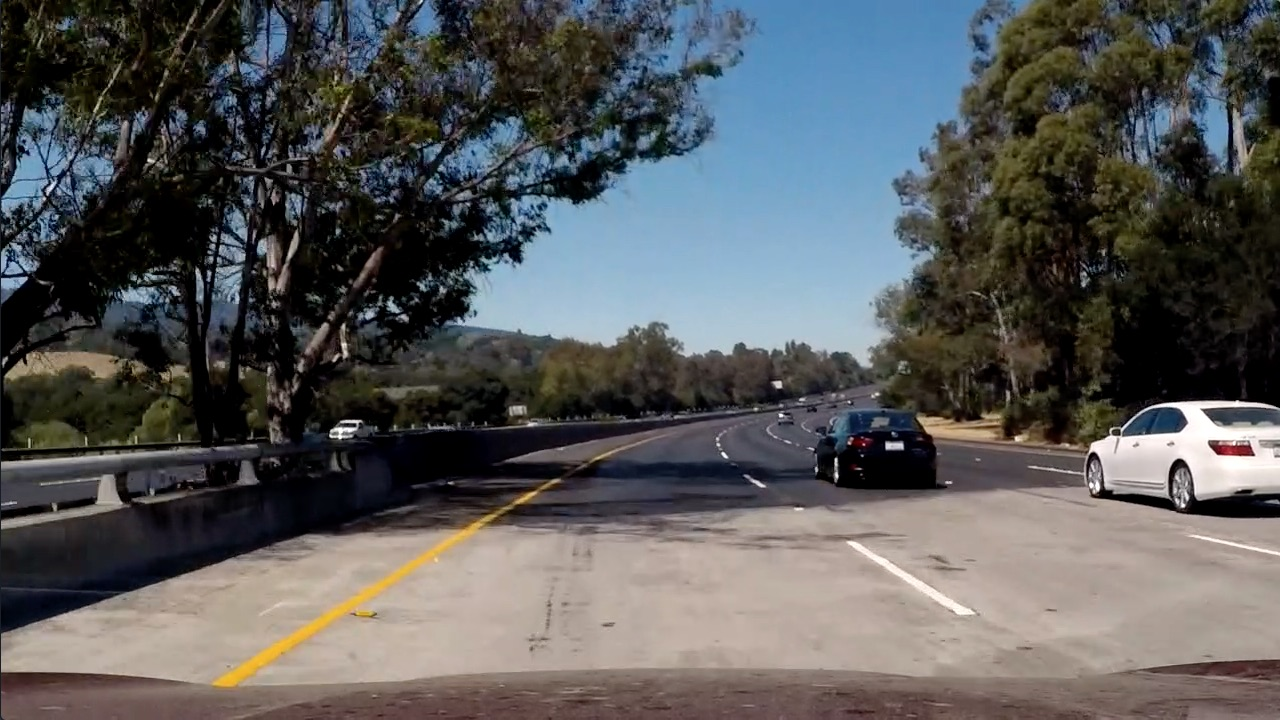
#> input picture test_images/test5.jpg, 1280 x 720 px
$ jupyter execute --allow-errors CARND-VehicleDetection-V2.ipynb   (shell and % lines are left out)   (older library calls are emulated)
#> lines starting #> are read from the running program, lines starting #| are printed output that depends on the picture; after the words box and inside, x2 and y2 are one past the last pixel; in counts of white or black regions, pixels touching at a corner belong together
[cell 1]
import matplotlib.image as mpimg
import matplotlib.pyplot as plt
import numpy as np
import os
import cv2
import glob
import time
from sklearn.svm import LinearSVC
from sklearn.preprocessing import StandardScaler
from sklearn.model_selection import train_test_split
from skimage.feature import hog
from scipy.ndimage.measurements import label

# CRITERIA 1: Provide a Writeup / README that includes all the rubric points and how you addressed each one. You can submit your writeup as markdown or pdf.

## ANSWER: All the files used for the project are in the current Repository. The writeup is this current file. I have tried my best to make it easily readable. All the answers to the criteria mentioned in project Rubric are answered by "ANSWER:" heading.

[cell 2]
###All the Functions used are in this cell

# [93 lines left out: functions bin_spatial, color_hist, single_img_features, search_windows, not called in this run]

def slide_window(img, x_start_stop=[None, None], y_start_stop_Array = [5,10],
                    xy_window_Array=[64,64], xy_overlap=(0.5, 0.5)):
    # If x and/or y start/stop positions not defined, set to image size
    xy_window = [10,10]
    window_list = []
    y_start_stop= [10,20]

    for i in range(3):
        y_start_stop[0] = y_start_stop_Array[i][0]
        y_start_stop[1] = y_start_stop_Array[i][1]

        xy_window[0] = xy_window_Array[i][0]
        xy_window[1] = xy_window_Array[i][1]

        if x_start_stop[0] == None:
            x_start_stop[0] = 0
        if x_start_stop[1] == None:
            x_start_stop[1] = img.shape[1]
        if y_start_stop[0] == None:
            y_start_stop[0] = 0
        if y_start_stop[1] == None:
            y_start_stop[1] = img.shape[0]
        # Compute the span of the region to be searched
        xspan = x_start_stop[1] - x_start_stop[0]
        yspan = y_start_stop[1] - y_start_stop[0]
        # Compute the number of pixels per step in x/y
        nx_pix_per_step = np.int(xy_window[0]*(1 - xy_overlap[0]))
        ny_pix_per_step = np.int(xy_window[1]*(1 - xy_overlap[1]))
        # Compute the number of windows in x/y
        nx_buffer = np.int(xy_window[0]*(xy_overlap[0]))
        ny_buffer = np.int(xy_window[1]*(xy_overlap[1]))
        nx_windows = np.int((xspan-nx_buffer)/nx_pix_per_step)
        ny_windows = np.int((yspan-ny_buffer)/ny_pix_per_step)
        # Initialize a list to append window positions to

        # Loop through finding x and y window positions
        # Note: you could vectorize this step, but in practice
        # you'll be considering windows one by one with your
        # classifier, so looping makes sense
        for ys in range(ny_windows):
            for xs in range(nx_windows):
                # Calculate window position
                startx = xs*nx_pix_per_step + x_start_stop[0]
                endx = startx + xy_window[0]
                starty = ys*ny_pix_per_step + y_start_stop[0]
                endy = starty + xy_window[1]
                # Append window position to list
                window_list.append(((startx, starty), (endx, endy)))

        # Return the list of windows
    return window_list

def draw_boxes(img, bboxes, color=(0, 0, 255), thick=6):
    # Make a copy of the image
    imcopy = np.copy(img)
    # Iterate through the bounding boxes
    for bbox in bboxes:
        # Draw a rectangle given bbox coordinates
        cv2.rectangle(imcopy, bbox[0], bbox[1], color, thick)
    # Return the image copy with boxes drawn
    return imcopy

# [18 lines left out: function get_hog_features, not called in this run]

def extract_features(imgs, colorspace='RGB', spatial_size=(32, 32),
                        hist_bins=32, orient=9,
                        pix_per_cell=8, cell_per_block=1, hog_channel='ALL',
                        spatial_feat=True, hist_feat=True, hog_feat=True):
    # Create a list to append feature vectors to
    features = []
    # Iterate through the list of images
    for file in imgs:
        file_features = []
        # Read in each one by one
        image = mpimg.imread(file)

        # apply color conversion if other than 'RGB'
        if colorspace != 'RGB':
            if colorspace == 'HSV':
                feature_image = cv2.cvtColor(image, cv2.COLOR_RGB2HSV)
            elif colorspace == 'LUV':
                feature_image = cv2.cvtColor(image, cv2.COLOR_RGB2LUV)
            elif colorspace == 'HLS':
                feature_image = cv2.cvtColor(image, cv2.COLOR_RGB2HLS)
            elif colorspace == 'YUV':
                feature_image = cv2.cvtColor(image, cv2.COLOR_RGB2YUV)
            elif colorspace == 'YCrCb':
                feature_image = cv2.cvtColor(image, cv2.COLOR_RGB2YCrCb)
        else: feature_image = np.copy(image)

        if spatial_feat == True:
            spatial_features = bin_spatial(feature_image, size=spatial_size)
            file_features.append(spatial_features)
        if hist_feat == True:
            # Apply color_hist()
            hist_features = color_hist(feature_image, nbins=hist_bins)
            file_features.append(hist_features)
        if hog_feat == True:
        # Call get_hog_features() with vis=False, feature_vec=True
            if hog_channel == 'ALL':
                hog_features = []
                for channel in range(feature_image.shape[2]):
                    hog_features.append(get_hog_features(feature_image[:,:,channel],
                                        orient, pix_per_cell, cell_per_block,
                                        vis=False, feature_vec=True))
                hog_features = np.ravel(hog_features)
            else:
                hog_features = get_hog_features(feature_image[:,:,hog_channel], orient,
                            pix_per_cell, cell_per_block, vis=False, feature_vec=True)
            # Append the new feature vector to the features list
            file_features.append(hog_features)
        features.append(np.concatenate(file_features))
    # Return list of feature vectors
    return features

# [106 lines left out: functions find_cars, convert_color, add_heat, apply_threshold, draw_labeled_bboxes, not called in this run]

#> (a cell that did not finish here is left out)

[cell 4]
### Look at Smallset
cars_SmallSet = list(glob.iglob(r'C:\Users\Siddarth\Desktop\Udacity\CarND-Vehicle-Detection-master\Datasets\vehicles_smallset/**/*.jpeg', recursive=True))
notcars_Smallset = list(glob.iglob(r'C:\Users\Siddarth\Desktop\Udacity\CarND-Vehicle-Detection-master\Datasets\non-vehicles_smallset/**/*.jpeg', recursive=True))
print ('Number of Vehicle Samples :', len(cars_SmallSet))
print ('Number of NonVehicle Samples :', len(notcars_Smallset))

# CRITERIA 2: Explain how (and identify where in your code) you extracted HOG features from the training images. Explain how you settled on your final choice of HOG parameters.

## ANSWER: The HOG features were extracted by the function get_hog_features in Cell 2. The parameters used for the HOG extraction are also specified below.

##         features, hog_image = hog(img, orientations=orient, pixels_per_cell=(pix_per_cell, pix_per_cell), cells_per_block=(cell_per_block, cell_per_block), transform_sqrt=True,              visualise=vis, feature_vector=feature_vec)

[cell 5]
VehicleFile = r'Datasets/vehicles_smallset/cars1/10.jpeg'
NonVehicleFile = r'Datasets/non-vehicles/Extras/extra1.png'
#> (the rest of this cell did not finish here and is left out)

## I Played around with different values of all these parameters. The list shows the values that I played around with.

## Particularly the color_space had quite a ahigh influence on the accuracy. The YCrCb color_space gave the best results. The SVC Accuracy is always 0.985 or better.

## The final parameters chosen are in the cell below.

[cell 6]
### Parameters for further simulation

colorspace = 'YCrCb'
#> colorspace = 'YCrCb'
orient = 9
cell_per_block = 2
hog_channel = 'ALL'
pix_per_cell = 8
spatial_size = (32,32) # Spatial binning dimensions
hist_bins = 32    # Number of histogram bins
spatial_feat = True # Spatial features on or off
hist_feat = True # Histogram features on or off
hog_feat = True # HOG features on or off
y_start_stop = [400, 656]
ystart = 400
ystop = 656
svc = LinearSVC()
y_start_stop_Array = [[400, 650],[400,500],[400,500]]

xy_window_Array= [[96,96],[75,75],[50,50]]

# CRITERIA 3. Describe how (and identify where in your code) you trained a classifier using your selected HOG features (and color features if you used them).
## ANSWER: The cells below describe the training process to classify HOG features. A Linear SVC and Standard Scaler were used to classify the HOG Features

X_train, X_test, y_train, y_test = train_test_split(
    scaled_X, y, test_size=0.2, random_state=rand_state)
svc = LinearSVC()
svc.fit(X_train, y_train)

This code does the job of training a aclassifier

[cell 7]
print ('HOG Channel,  pix_per_cell,  cell_per_block,  orient,  colorspace,  SVC Accuracy,  length of training,  time')

car_features = extract_features(cars_SmallSet, colorspace=colorspace, spatial_size=spatial_size, orient=orient,
                        pix_per_cell=pix_per_cell, cell_per_block=cell_per_block,
                        hog_channel=hog_channel, spatial_feat=spatial_feat, hist_feat=hist_feat, hog_feat=hog_feat)
#> car_features = []
notcar_features = extract_features(notcars_Smallset, colorspace=colorspace, spatial_size=spatial_size, orient=orient,
                        pix_per_cell=pix_per_cell, cell_per_block=cell_per_block,
                        hog_channel=hog_channel, spatial_feat=spatial_feat, hist_feat=hist_feat, hog_feat=hog_feat)
#> notcar_features = []

# Create an array stack of feature vectors
X = np.vstack((car_features, notcar_features)).astype(np.float64)
#> X = empty array
# Fit a per-column scaler
#> (the rest of this cell did not finish here and is left out)

# CRITERIA 4: Describe how (and identify where in your code) you implemented a sliding window search. How did you decide what scales to search and how much to overlap windows?

## ANSWER: The cell below shows the plot of sliding windows. I chose three window sizes at varying y_start and y_stop values. The array is as follows.

## y_start_stop_Array = [[400, 650],[400,500],[400,500]]

## xy_window_Array= [[96,96],[75,75],[50,50]]

## My classifier was having particular problem in detecting the white car. Thats why I chose a higher overlap of 0.6. xy_window_Array Array was chosen by Eye-balling the image.

## Also I neglected the Left side of the image as there were no cars in this region in the video.

[cell 8]
TestImage = 'test_images/test5.jpg'
image = mpimg.imread(TestImage)
#> image is the input picture: shape (720, 1280, 3); mean R, G, B 88.5, 89.3, 89.8

windows = slide_window(image, x_start_stop=[370, None], y_start_stop_Array = y_start_stop_Array,
                    xy_window_Array = xy_window_Array, xy_overlap=(0.6, 0.6))
#> windows = 270 items
print (len(windows))
#| 270

window_img = draw_boxes(image, windows, color=(0, 0, 255), thick=6)
#> the loop in draw_boxes, `for bbox in bboxes:` made 270 passes
#> bbox on passes 1 to 3: ((370, 400), (466, 496)), ((408, 400), (504, 496)), ((446, 400), (542, 496))
#> after the loop in draw_boxes, `for bbox in bboxes:`:
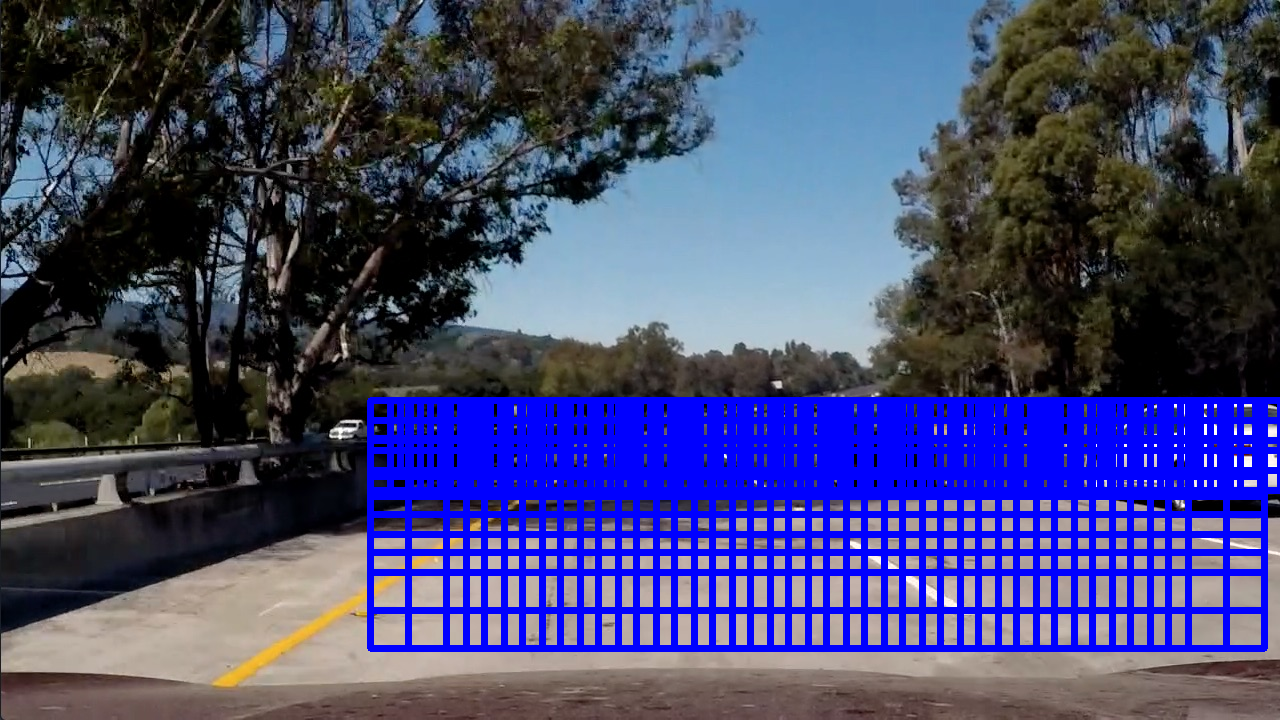
#> imcopy: shape (720, 1280, 3); 17.16% of pixels changed, all inside (x1, y1, x2, y2) = (367, 397, 1280, 652)
plt.imshow(window_img)

# CRITERIA 5: Show some examples of test images to demonstrate how your pipeline is working. How did you optimize the performance of your classifier?

## ANSWER: The Picture below shows the car identification by the code. Both the cars can be recognised clearly by the classifier. I tried to optimize the classifier by a robust feature extraction. Particularly the YCrCb channel proved helpful.

## A more robust SVC classifier or a combination of SVC+NN could be able tto increase the accuracy.

[cell 9]
### TODO: Tweak these parameters and see how the results change.
TestImage = 'test_images/test6.jpg'
image = mpimg.imread(TestImage)
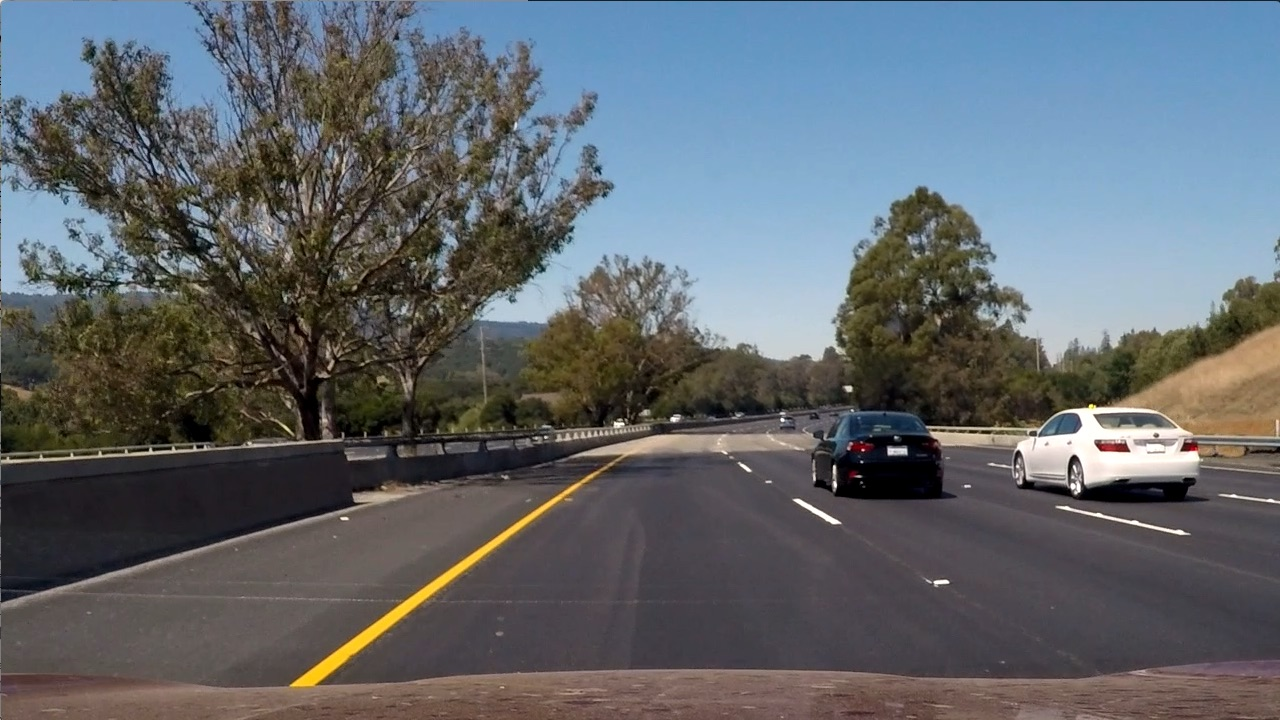
#> input picture test_images/test6.jpg, 1280 x 720 px
#> image is the input picture: shape (720, 1280, 3); mean R, G, B 97, 102.6, 107.9
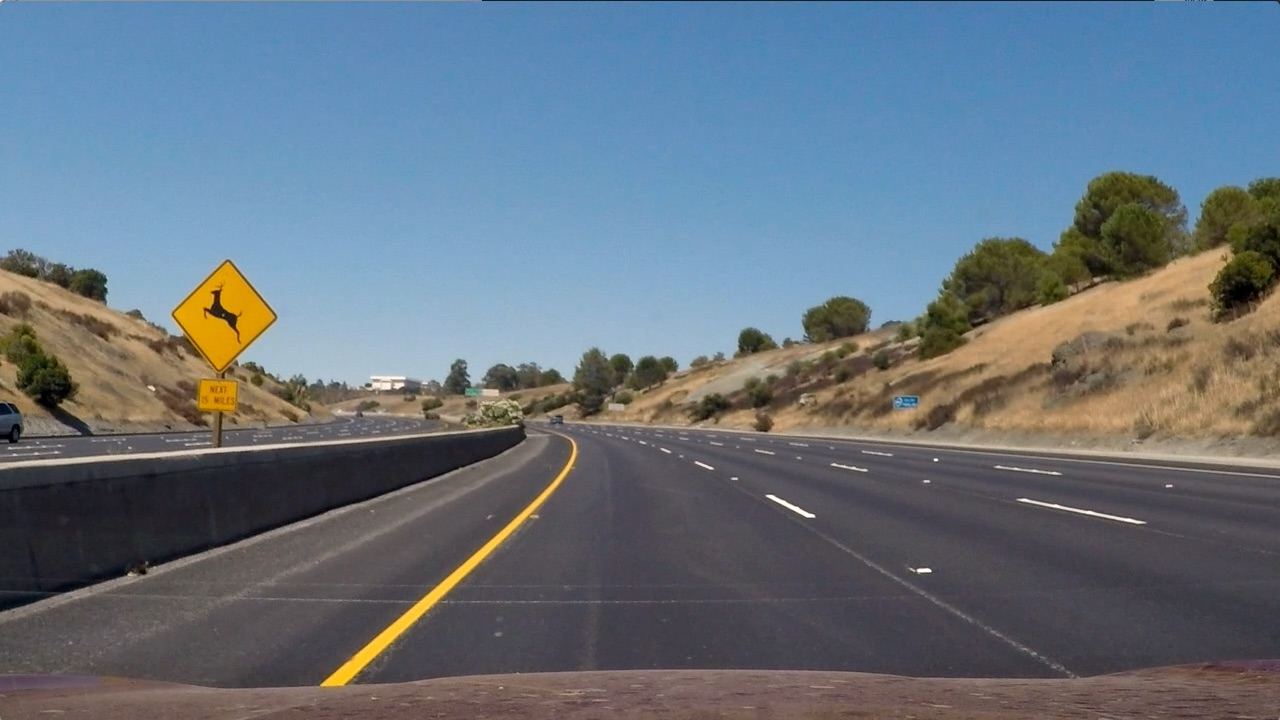
#> input picture test_images_2/test2.jpg, 1280 x 720 px, found by its file name
#> further down, image is the input picture: shape (720, 1280, 3); mean R, G, B 102.8, 114.6, 125.5

t=time.time()
t2 = time.time()
print(round(t2-t, 2), 'Seconds to train SVC...')
# Check the score of the SVC
#> (the rest of this cell did not finish here and is left out)

[cell 10]
scale =1

#> (the rest of this cell did not finish here and is left out)

## CRITERIA 7: Describe how (and identify where in your code) you implemented some kind of filter for false positives and some method for combining overlapping bounding boxes.

## ANSWER: The heat map technique with a threshold was used to identify false positives. In Video I took a mean of previous 5-8 frames for detection of false positives.

[cell 11]
heat = np.zeros_like(image[:,:,0]).astype(np.float)
#> (the rest of this cell did not finish here and is left out)

[cell 12]
import os

TestDir ='test_images_2/'
Testim = os.listdir(TestDir)

#> (the rest of this cell did not finish here and is left out)
